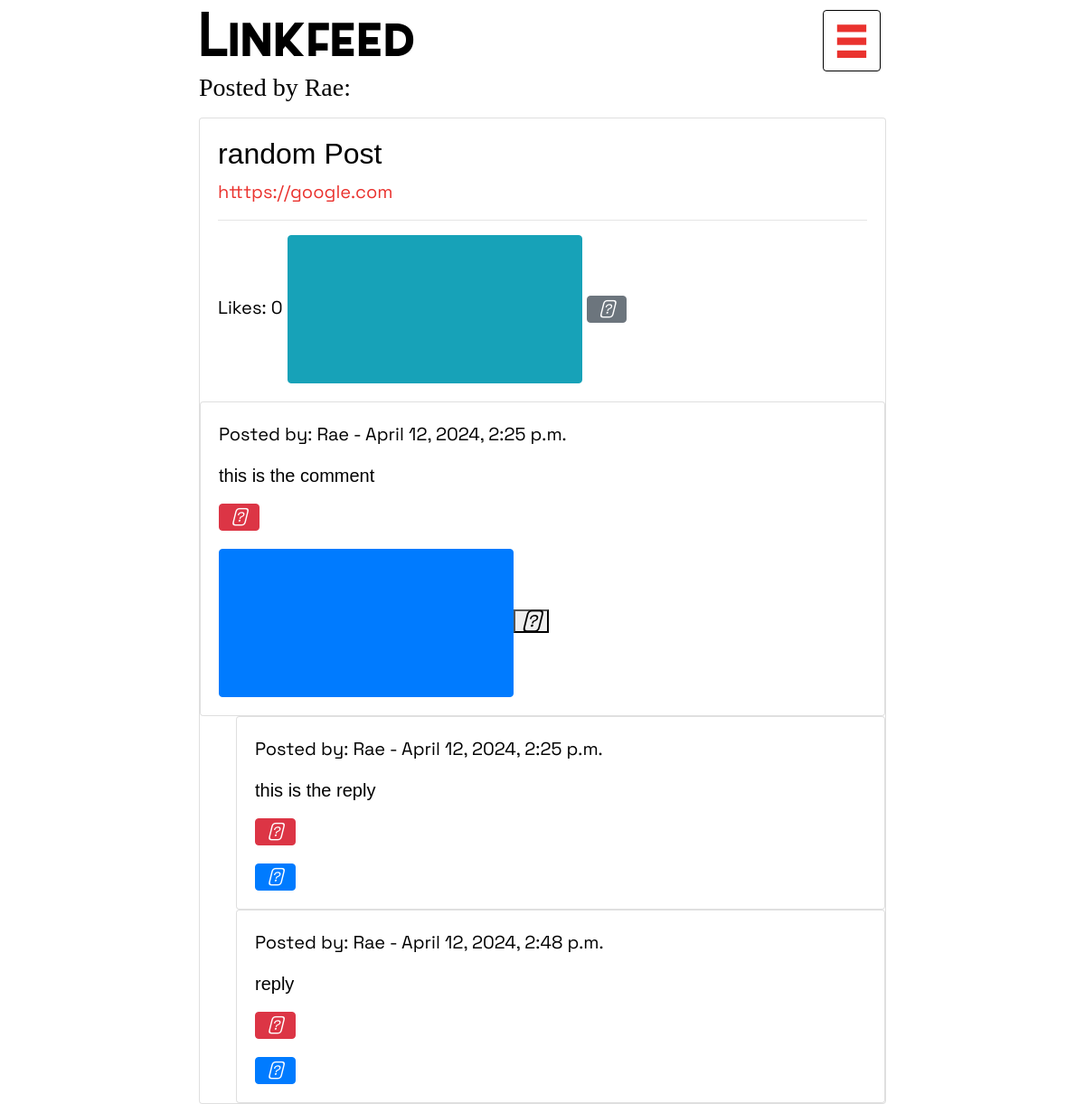
/Linkfeed/post/301/ (signed in), run on an earlier commit of the app's database.
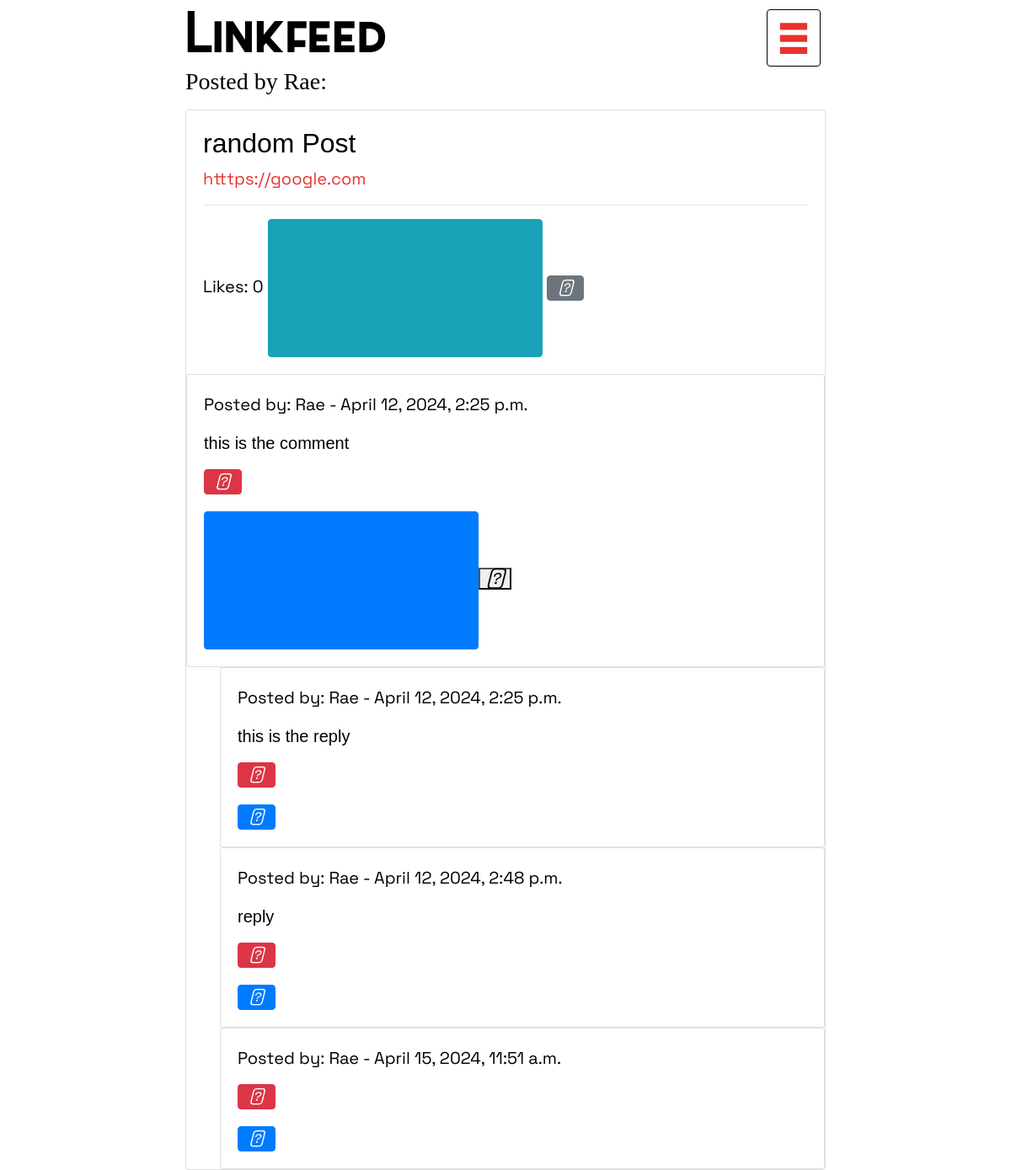
And on a later commit of the database.
### Linkfeed/models.py (models this page shows, shortened)
class Post(models.Model):
    user = models.ForeignKey(User, on_delete=models.CASCADE, related_name="posts")
    title = models.CharField(blank=True, max_length=255)
    body = models.URLField(blank=True, null=True)
    likes = models.ManyToManyField(User, related_name="blog_posts")
    timestamp = models.DateTimeField(auto_now_add=False, null=True)
    is_rss_feed_post = models.BooleanField(default=False)
    is_imported_rss_feed_post = models.BooleanField(default=False)
    imported_rss_feed = models.ForeignKey(ImportedRSSFeed, on_delete=models.SET_NULL, null=True, blank=True, related_name="posts")
    repost_count = models.IntegerField(default=0)  # New field for repost count
    def total_likes(self):
        return self.likes.count()

class User(AbstractUser):
    pass

class Comment(models.Model):
    user = models.ForeignKey(User, on_delete=models.CASCADE, related_name="comments")
    post = models.ForeignKey(Post, on_delete=models.CASCADE, related_name="comments")
    parent_comment = models.ForeignKey('self', on_delete=models.CASCADE, null=True, blank=True, related_name='replies')
    body = models.TextField()
    likes = models.IntegerField(default=0)
    timestamp = models.DateTimeField(auto_now_add=True)

### Linkfeed/views.py (the view)
# urls.py: path("post/<int:post_id>/", views.post, name="post"),
def post(request, post_id):
    if not request.user.is_authenticated:
        return HttpResponseRedirect(reverse("login"))
    else:
        try:
            stuff = get_object_or_404(Post, id=post_id)
            total_likes = stuff.total_likes()
            liked = False
            if stuff.likes.filter(id=request.user.id).exists():
                liked = True
            post = get_object_or_404(Post, id=post_id)
            comments = Comment.objects.filter(post=post)  # Fetch comments associated with the post
            return render(request, "Linkfeed/post.html", {"post": post, "comments": comments, 'stuff': stuff, 'total_likes': total_likes, 'liked': liked})
        except Http404:
            return HttpResponse("404 - Post Not Found", status=404)

### Linkfeed/templates/Linkfeed/post.html (shortened to what this page needs)
{% extends "Linkfeed/layouts.html" %}
{% load static %}
{% block styles %}
    <link rel="stylesheet" href="{% static 'Linkfeed/post.css' %}">
{% endblock %}
{% block body %}
<div class="post-header text-center mb-3">
    <h3>Posted by {{ post.user.username }}:</h3>
</div>
<div class="card post-container">
    <div class="card-body">
        <h2 class="post-title">
            {% if post.title %}
                {{ post.title }}
            {% else %}
                Untitled
            {% endif %}
        </h2>
        <div class="post-body post-body-border">
            {{ post.body|linebreaks }}
        </div>
        <hr>
        <div class="likes-text">
            Likes: {{ total_likes }}
            <button class="btn btn-info" onclick="toggleAddCommentPopup()">
                <svg class="icon">
                    <use xlink:href="{% static 'C:\Users\5201R\Linkfeed\Linkfeed-1\Linkfeed\static\Linkfeed\images\comment.svg' %}"></use>
                </svg>
            </button>
            {% if request.user == post.user %}
                <button class="btn btn-secondary" onclick="toggleEditPostPopup()">
                    <i class="fa-solid fa-pen fa-lg"></i>
                </button>
            {% endif %}
    </div>
</div>
<div class="comments-dropdown comment-border">
    <div class="scrollable-comments">
        {% for comment in post.comments.all %}
            {% if not comment.parent_comment %}
                <div class="card comment-container">
                    <div class="card-body">
                        <p id="comment-username" class="comment-username">Posted by: {{ comment.user.username }} - {{ comment.timestamp }}</p>
                        <p class="comment-body">{{ comment.body }}</p>
                        {% if request.user == post.user or request.user == comment.user %}
                            <form id="deleteCommentForm{{ comment.id }}" action="{% url 'delete_comment' comment.id %}" method="post">
                                <button type="button" class="btn btn-danger" onclick="confirmDelete('{{ comment.id }}')">
                                    <i class="fa-solid fa-trash fa-lg"></i>
                                </button>
                            </form>
                        {% endif %}
                        <button class="btn btn-primary reply-button">
                            <svg class="icon">
                                <use xlink:href="{% static 'Linkfeed\static\Linkfeed\images\reply.svg' %}"></use>
                            </svg
                        </button>
                        <form class="reply-form" method="post" action="{% url 'add_comment' post_id=post.id %}" style="margin-left: 20px; display: none;">
                            <button type="submit">
                                <i class="fa-regular fa-paper-plane fa-lg"></i>
                            </button>
                        </form>
                    </div>
                </div>
            {% endif %}
            {% for reply in comment.replies.all %}
                <div class="card comment-container child-comment">
                    <div class="card-body">
                        <p id="comment-username" class="comment-username">Posted by: {{ reply.user.username }} - {{ reply.timestamp }}</p>
                        <p class="comment-body">{{ reply.body }}</p>
                        {% if request.user == post.user or request.user == reply.user %}
                            <form id="deleteCommentForm{{ reply.id }}" action="{% url 'delete_comment' reply.id %}" method="post">
                                <button type="button" class="btn btn-danger" onclick="confirmDelete('{{ reply.id }}')">
                                    <i class="fa-solid fa-trash fa-lg"></i>
                                </button>
                            </form>
                        {% endif %}
                        <button class="btn btn-primary reply-button">
                            <i class="fa-regular fa-comment-dots fa-lg"></i>
                        </button>
                    </div>
                </div>
            {% endfor %}
        {% empty %}
            <p>No comments yet.</p>
        {% endfor %}
    </div>
</div>
{% endblock body %}

### Linkfeed/templates/Linkfeed/layouts.html (shortened to what this page needs)
{%load static %}
<html lang="en">
<head>
    <link href="https://stackpath.bootstrapcdn.com/bootstrap/4.5.2/css/bootstrap.min.css" rel="stylesheet">
    <link href="{% static 'Linkfeed/style.css' %}" rel="stylesheet">
    <link rel="stylesheet" href="https://cdnjs.cloudflare.com/ajax/libs/font-awesome/5.15.4/css/all.min.css" />
    {% block styles %}
    {% endblock %}
</head>
<body>
    <div class="user-profile-info">
        <div class="row">
            <div class="col-9">
                {% if request.resolver_match.url_name == 'current_user_profile' or request.resolver_match.url_name == 'profile' %}
                <h1 id="username-header" class="header">
                    <a href="{% url 'feed' profile.user.username %}">{{ profile.user.username }}</a>
                </h1>
                {% elif request.resolver_match.url_name == 'current_user_feed' or request.resolver_match.url_name == 'feed' %}
                <h1 id="username-header" class="header">
                    <a href="{% url 'profile' profile.user.username %}">{{ profile.user.username }}</a>
                </h1>
                {% else %}
                    <h1 id="username-header" class="header">
                        <a href="{% url 'landing' %}">Linkfeed</a>
                    </h1>
                {% endif %}
            </div>
            <div class="col-3 d-flex justify-content-end align-items-center">
                <button class="open-btn" id="open-btn" onclick="openNav()"><h1 id="nav-header" class="header">¬</h1></button>
            </div>
        </div>
    </div>
    {% block body %}
    {% endblock %}
</body>
</html>

### Linkfeed/static/Linkfeed/style.css (style rules this page uses)
html { scroll-behavior: smooth; }
body { max-width:40em; margin:0 auto; padding-right:1em; padding-left: 1em; font-family: Space, sans-serif; font-size:20px; line-height:30px; background-color:#fff; color:#000; font-weight: 300; overflow-y:scroll; }
h1,h2,h3,h4,dt,small,.small,dl#tweetlist dt,footer,label,#commentlist ol li cite,div.blogparent,input[type="submit"] { font-family: Nexa; font-weight:normal; font-style:normal; text-align:left; }
a { color: #EA322E; }
.header { font-family: Sabado, sans-serif; font-size: 3.5em; padding-bottom: 10px; margin-bottom: 0px; margin-top: 10px; line-height: 80%; border-radius: .25rem; }
#nav-header { border: 1px solid black; padding-left: 12px; padding-right: 12px; }
#username-header a { color:#000; }
#open-btn { color: #EA322E; }
.post-title { font-family: Nexa, sans-serif; }
.post-body { z-index: 5; color:#EA322E; }

### Linkfeed/templates/Linkfeed/post.html (style rules this page uses)
.child-comment { margin-left: 40px; }
.comment-body { font-family: Arial, sans-serif; }

### Linkfeed/templates/Linkfeed/layouts.html (style rules this page uses)
#open-btn { background-color: transparent; border: transparent; }

What changed in the data, as far as the page shows it:
added Comment: user.username "Rae", timestamp "April 15, 2024, 11:51 a.m."
